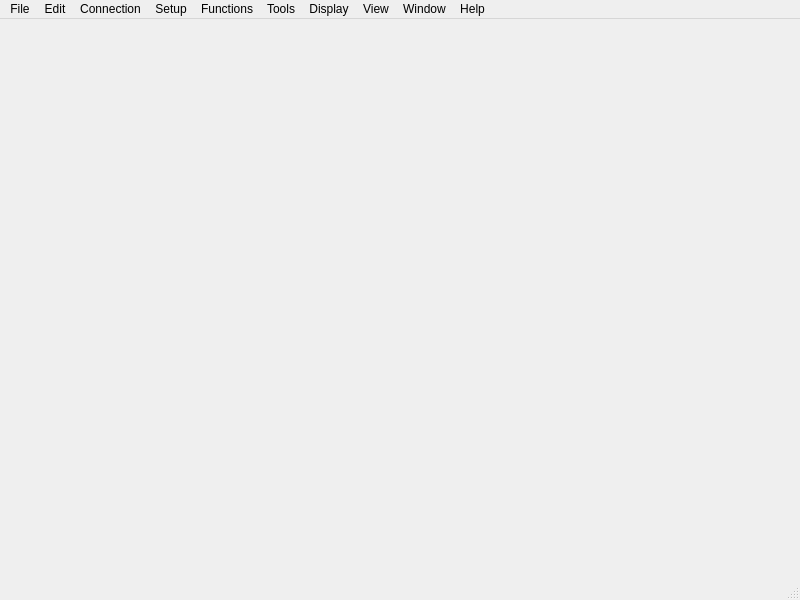
<?xml version="1.0" encoding="UTF-8"?>
<ui version="4.0">
 <class>MasterMainWindow</class>
 <widget class="QMainWindow" name="MasterMainWindow">
  <property name="geometry">
   <rect>
    <x>0</x>
    <y>0</y>
    <width>800</width>
    <height>600</height>
   </rect>
  </property>
  <property name="windowTitle">
   <string>Modbus JC - Master</string>
  </property>
  <widget class="QWidget" name="centralwidget"/>
  <widget class="QMenuBar" name="menubar">
   <property name="geometry">
    <rect>
     <x>0</x>
     <y>0</y>
     <width>800</width>
     <height>23</height>
    </rect>
   </property>
   <widget class="QMenu" name="menuFile">
    <property name="title">
     <string>File</string>
    </property>
   </widget>
   <widget class="QMenu" name="menuConnection">
    <property name="title">
     <string>Connection</string>
    </property>
   </widget>
   <widget class="QMenu" name="menuEdit">
    <property name="title">
     <string>Edit</string>
    </property>
   </widget>
   <widget class="QMenu" name="menuSetup">
    <property name="title">
     <string>Setup</string>
    </property>
   </widget>
   <widget class="QMenu" name="menuFunctions">
    <property name="title">
     <string>Functions</string>
    </property>
   </widget>
   <widget class="QMenu" name="menuDisplay">
    <property name="title">
     <string>Display</string>
    </property>
   </widget>
   <widget class="QMenu" name="menuView">
    <property name="title">
     <string>View</string>
    </property>
   </widget>
   <widget class="QMenu" name="menuWindow">
    <property name="title">
     <string>Window</string>
    </property>
   </widget>
   <widget class="QMenu" name="menuTools">
    <property name="title">
     <string>Tools</string>
    </property>
   </widget>
   <widget class="QMenu" name="menuHelp">
    <property name="title">
     <string>Help</string>
    </property>
   </widget>
   <addaction name="menuFile"/>
   <addaction name="menuEdit"/>
   <addaction name="menuConnection"/>
   <addaction name="menuSetup"/>
   <addaction name="menuFunctions"/>
   <addaction name="menuTools"/>
   <addaction name="menuDisplay"/>
   <addaction name="menuView"/>
   <addaction name="menuWindow"/>
   <addaction name="menuHelp"/>
  </widget>
  <widget class="QStatusBar" name="statusbar"/>
 </widget>
 <resources/>
 <connections/>
</ui>
